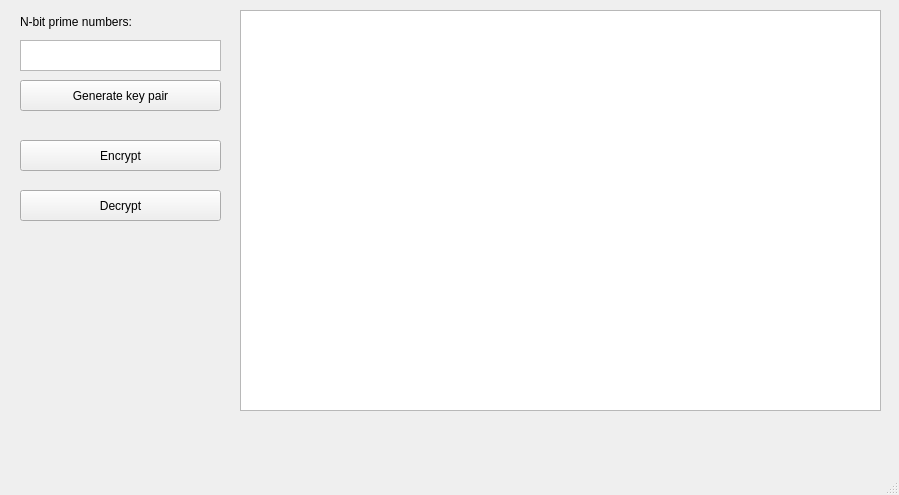
<?xml version="1.0" encoding="UTF-8"?>
<ui version="4.0">
 <class>MainWindow</class>
 <widget class="QMainWindow" name="MainWindow">
  <property name="geometry">
   <rect>
    <x>0</x>
    <y>0</y>
    <width>899</width>
    <height>495</height>
   </rect>
  </property>
  <property name="windowTitle">
   <string>Izbrani algoritmi - vaja 2</string>
  </property>
  <widget class="QWidget" name="centralwidget">
   <widget class="QPushButton" name="pushButton">
    <property name="geometry">
     <rect>
      <x>20</x>
      <y>80</y>
      <width>201</width>
      <height>31</height>
     </rect>
    </property>
    <property name="text">
     <string>Generate key pair</string>
    </property>
   </widget>
   <widget class="QLabel" name="label">
    <property name="geometry">
     <rect>
      <x>20</x>
      <y>10</y>
      <width>151</width>
      <height>23</height>
     </rect>
    </property>
    <property name="text">
     <string>N-bit prime numbers:</string>
    </property>
   </widget>
   <widget class="QListWidget" name="listWidget">
    <property name="geometry">
     <rect>
      <x>240</x>
      <y>10</y>
      <width>641</width>
      <height>401</height>
     </rect>
    </property>
   </widget>
   <widget class="QTextEdit" name="textEdit">
    <property name="geometry">
     <rect>
      <x>20</x>
      <y>40</y>
      <width>201</width>
      <height>31</height>
     </rect>
    </property>
    <property name="inputMethodHints">
     <set>Qt::ImhDigitsOnly|Qt::ImhPreferNumbers</set>
    </property>
    <property name="documentTitle">
     <string/>
    </property>
    <property name="placeholderText">
     <string/>
    </property>
   </widget>
   <widget class="QPushButton" name="pushButton_2">
    <property name="geometry">
     <rect>
      <x>20</x>
      <y>140</y>
      <width>201</width>
      <height>31</height>
     </rect>
    </property>
    <property name="text">
     <string>Encrypt</string>
    </property>
   </widget>
   <widget class="QPushButton" name="pushButton_3">
    <property name="geometry">
     <rect>
      <x>20</x>
      <y>190</y>
      <width>201</width>
      <height>31</height>
     </rect>
    </property>
    <property name="text">
     <string>Decrypt</string>
    </property>
   </widget>
  </widget>
  <widget class="QMenuBar" name="menubar">
   <property name="geometry">
    <rect>
     <x>0</x>
     <y>0</y>
     <width>899</width>
     <height>28</height>
    </rect>
   </property>
  </widget>
  <widget class="QStatusBar" name="statusbar"/>
 </widget>
 <resources/>
 <connections/>
</ui>
